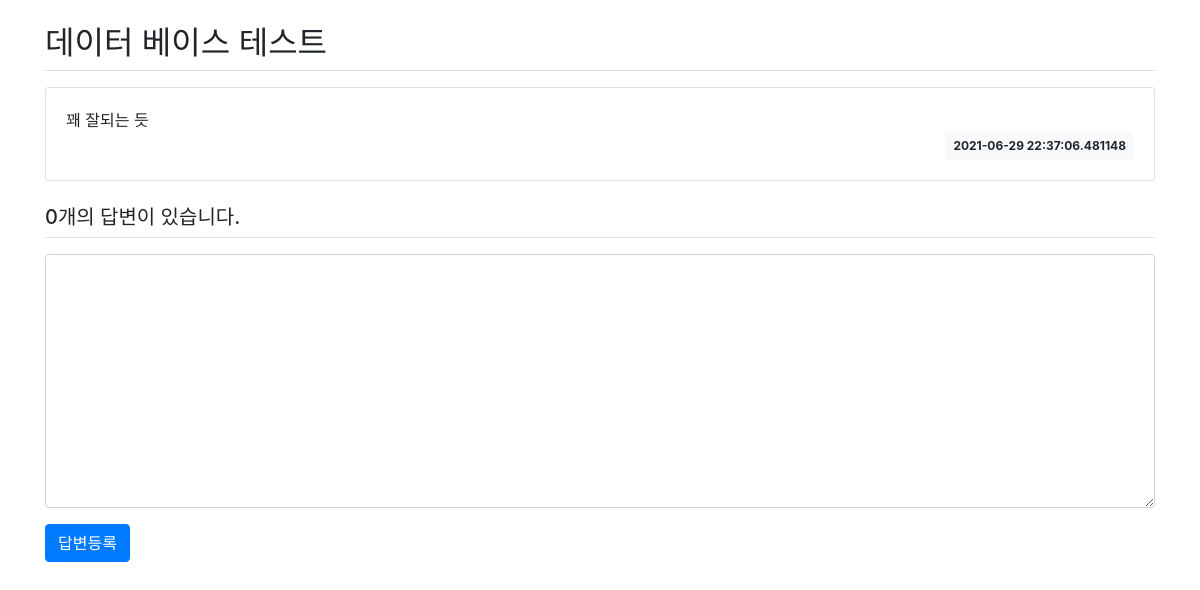
/question/detail/1/, run on an earlier commit of the app's database.
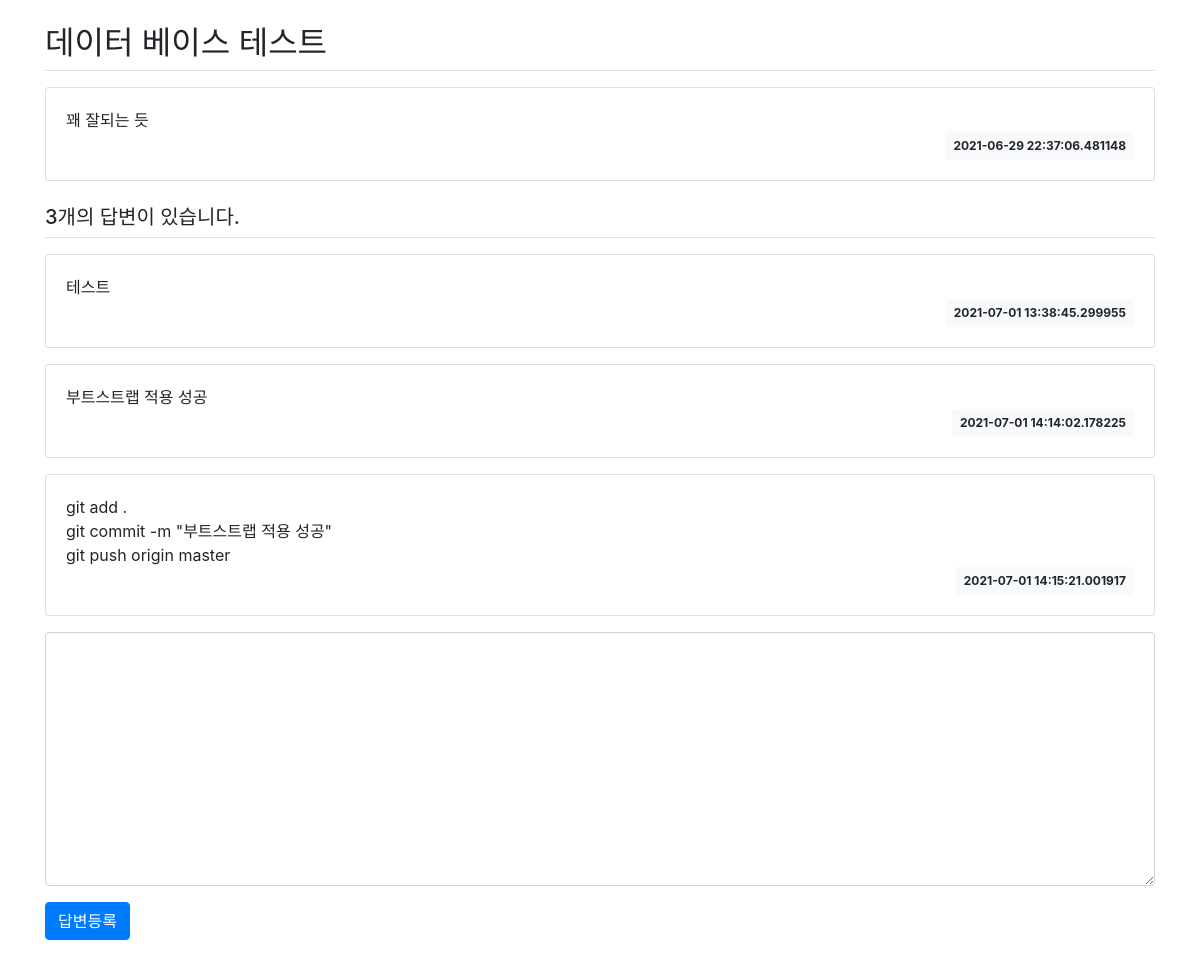
And on a later commit of the database.
### pybo/models.py (models this page shows)
class Question(db.Model):
    id = db.Column(db.Integer, primary_key=True)
    subject = db.Column(db.String(200), nullable=False)
    content = db.Column(db.Text(), nullable=False)
    create_date = db.Column(db.DateTime(), nullable=False)

class Answer(db.Model):
    id = db.Column(db.Integer, primary_key=True)
    question_id = db.Column(db.Integer, db.ForeignKey(
        'question.id', ondelete='CASCADE'))
    question = db.relationship('Question', backref=db.backref('answer_set'))
    content = db.Column(db.Text(), nullable=False)
    create_date = db.Column(db.DateTime(), nullable=False)

### pybo/views/question_views.py (the view)
@bp.route('/detail/<int:question_id>/')
def detail(question_id):
    question = Question.query.get(question_id)
    return render_template('question/question_detail.html', question=question)

### pybo/templates/question/question_detail.html (shortened to what this page needs)
<!DOCTYPE html>
<html lang="en">
<head>
    <link rel="stylesheet" href="{{ url_for('static', filename='bootstrap.min.css') }}">
</head>
<body>
    <div class="container my-3">
        <h2 class="border-bottom py-2">{{ question.subject }}</h2>
        <div class="card my-3">
            <div class="card-body">
                <div class="card-text" style="white-space: pre-line;">{{ question.content }}</div>
                <div class="d-flex justify-content-end">
                    <div class="badge badge-light p-2">
                        {{ question.create_date }}
                    </div>
                </div>
            </div>
        </div>
        <h5 class="border-bottom my-3 py-2">{{ question.answer_set|length }}개의 답변이 있습니다.</h5>
        {% for answer in question.answer_set %}
        <div class="card my-3">
            <div class="card-body">
                <div class="card-text" style="white-space: pre-line;">{{ answer.content }}</div>
                <div class="d-flex justify-content-end">
                    <div class="badge badge-light p-2">
                        {{ answer.create_date }}
                    </div>
                </div>
            </div>
        </div>
        {% endfor %}
        <form action="{{ url_for('answer.create', question_id=question.id) }}" method="post" class="my-3">
            <div class="form-group">
                <textarea name="content" id="content" class="form-control" rows="10"></textarea>
            </div>
            <input type="submit" value="답변등록" class="btn btn-primary">
        </form>
    </div>
</body>
</html>

What changed in the data, as far as the page shows it:
added Answer: content "테스트", create_date "2021-07-01 13:38:45.299955"
added Answer: content "부트스트랩 적용 성공", create_date "2021-07-01 14:14:02.178225"
added Answer: content "git add . git commit -m \"부트스트랩 적용 성공\" git push origin master", create_date "2021-07-01 14:15:21.001917"
Also different on the page:
{{ question.answer_set|length }}: "0" → "3"
